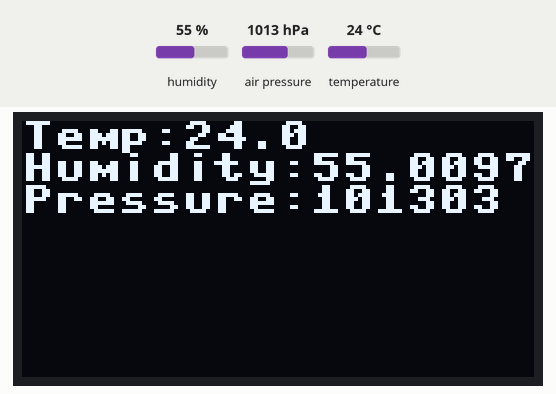
Bench run of a program on a simulated ESP8266 board running MicroPython. Shown: 128×64 one-colour display. The inputs (shaded band) are chosen by the test bench; at power-on: humidity 55 %, air pressure 1013 hPa, temperature 24 °C. Library files of the repository ran but are not shown: bme280_i2c.py, ssd1306.py; what the program prints to the serial console is not drawn.

Above: at 1.2 s.
1.3 s: humidity set to 22 %
At 3.3 s:
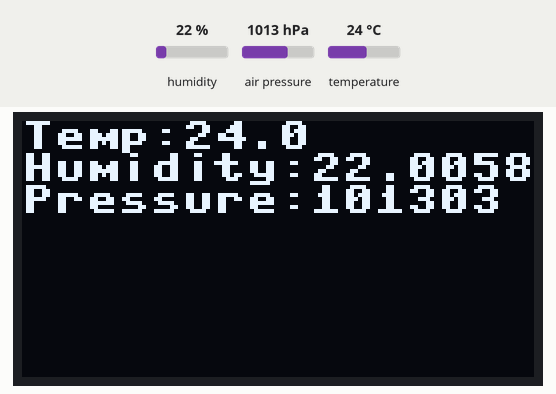
3.6 s: air pressure set to 952 hPa
At 4.8 s:
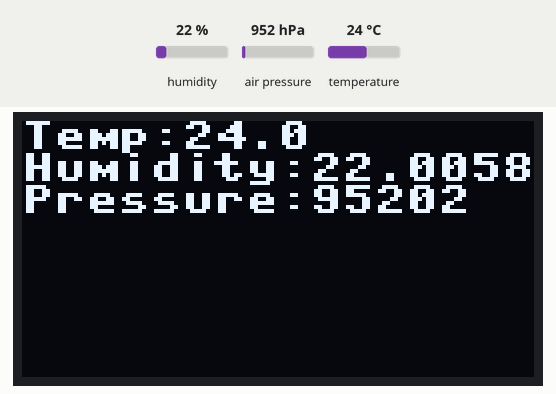
5.6 s: temperature set to 12 °C
At 7.3 s:
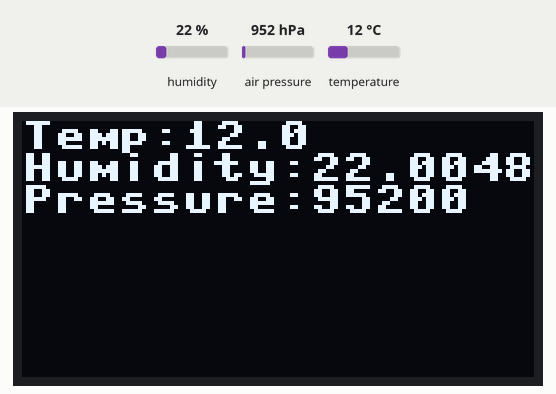
7.7 s: humidity set to 40 %
At 8.6 s:
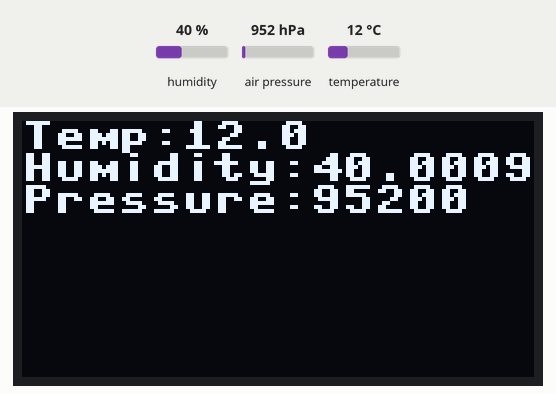
9.7 s: air pressure set to 975 hPa
At 11.0 s:
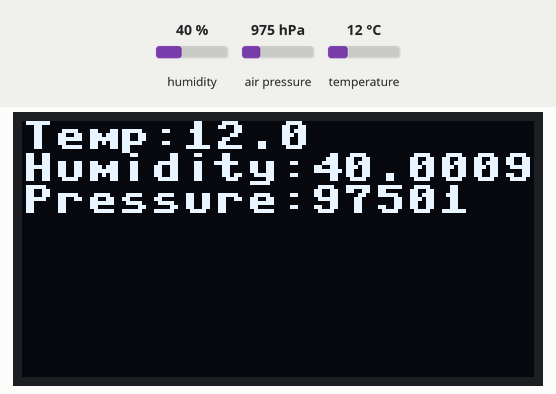
Timing chart, 0 to 12.7 s (numbered marks = the images above; inputs shaded):
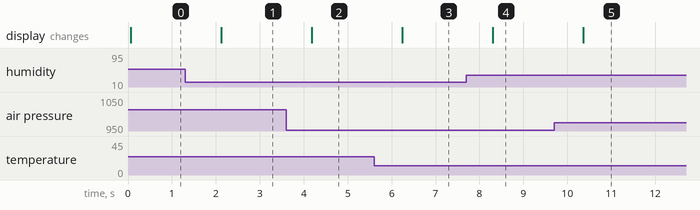

The program:

main.py
```python
# Thanks to https://github.com/triplepoint/micropython_bme280_i2c

import machine
import bme280_i2c
import time
import ssd1306

display_i2c = machine.I2C(-1, machine.Pin(5), machine.Pin(4))
# confirmed with i2c_scanner, display address is 0x3C, which is the default
display = ssd1306.SSD1306_I2C(128, 64, display_i2c)


# Create a Micropython I2C object with the appropriate device pins
sensor_i2c = machine.I2C(scl=machine.Pin(5), sda=machine.Pin(4))

# Create a sensor object to represent the BME280
# Note that this will throw error if the device can't be reached over I2C.
sensor = bme280_i2c.BME280_I2C(address=bme280_i2c.BME280_I2C_ADDR_PRIM, i2c=sensor_i2c)

# Configure the sensor for the application in question.
sensor.set_measurement_settings({
    'filter': bme280_i2c.BME280_FILTER_COEFF_16,
    'standby_time': bme280_i2c.BME280_STANDBY_TIME_500_US,
    'osr_h': bme280_i2c.BME280_OVERSAMPLING_1X,
    'osr_p': bme280_i2c.BME280_OVERSAMPLING_16X,
    'osr_t': bme280_i2c.BME280_OVERSAMPLING_2X})

# Start the sensor automatically sensing
sensor.set_power_mode(bme280_i2c.BME280_NORMAL_MODE)

# Wait for the measurement settle time, print the measurement, and repeat
while 1:
    display.fill(0) # clear screen
    temperature = 'Temp:{}'.format(sensor.get_measurement()["temperature"])
    print(temperature)
    display.text(temperature, 0, 0)

    humidity = 'Humidity:{}'.format(sensor.get_measurement()["humidity"])
    print(humidity)
    display.text(humidity, 0, 8)

    pressure = 'Pressure:{}'.format(sensor.get_measurement()["pressure"])
    print(pressure)
    display.text(pressure, 0, 16)
    display.show()
    print('========================')
    time.sleep_ms(1000)

# The above code repeatedly prints a line like:
# {'pressure': 101412.0, 'humidity': 39.5, 'temperature': 27.86}
```

Measured:
- after the input at 1.3 s, the display: changes after 0.82 s (image 1)
- after the input at 3.6 s, the display: changes after 0.58 s (image 2)
- after the input at 5.6 s, the display: changes after 0.64 s (image 3)
- after the input at 7.7 s, the display: changes after 0.60 s (image 4)
- after the input at 9.7 s, the display: changes after 0.66 s (image 5)
